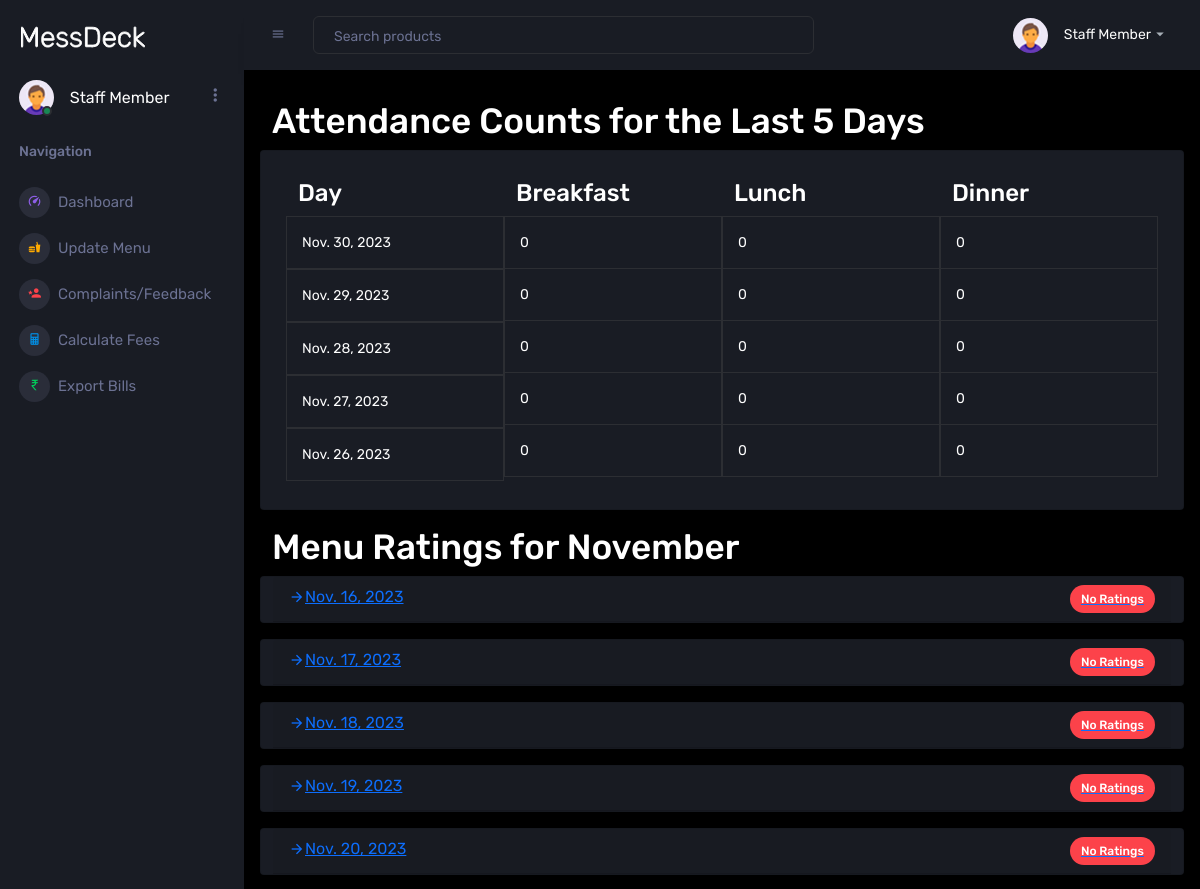
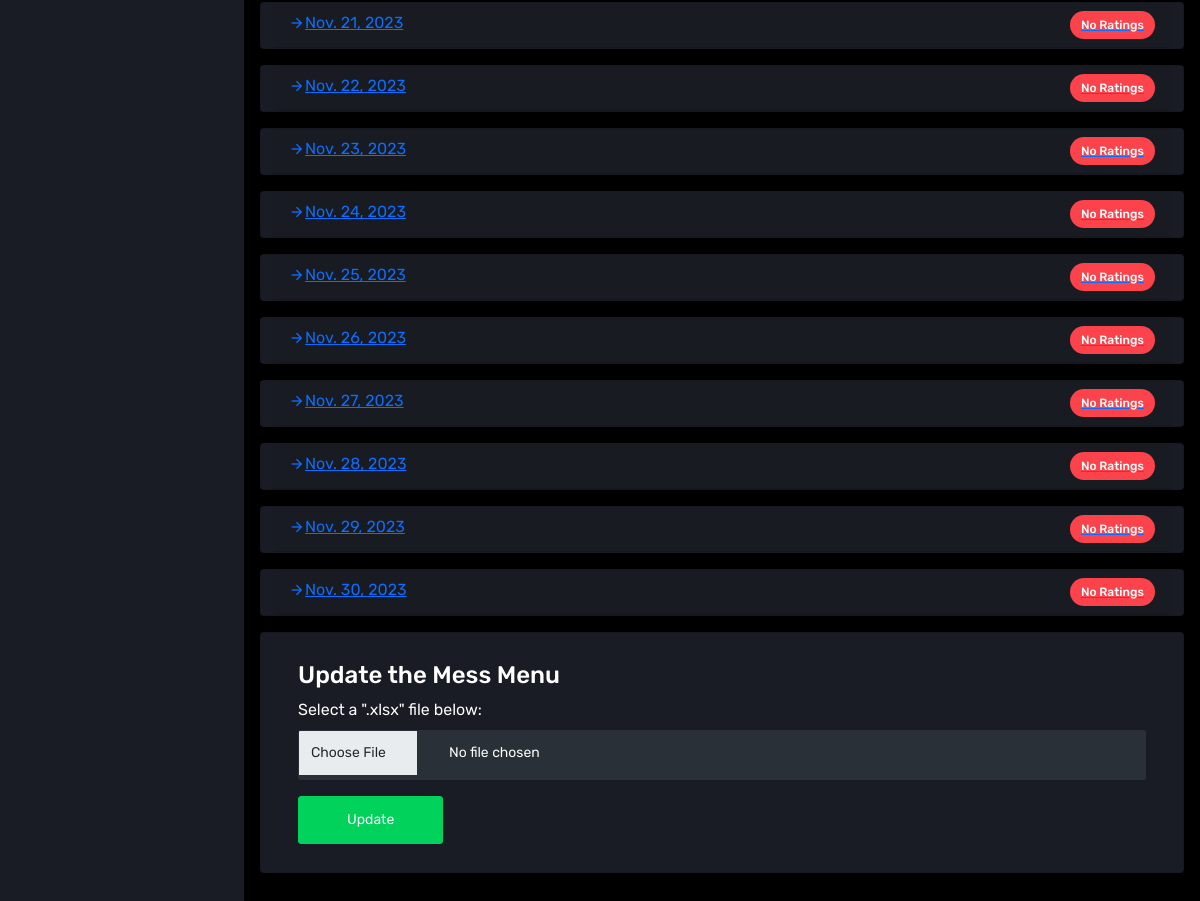
The app's page /staff/dashboard/ (signed in) with its own data (2 pictures, top to bottom).
### staff_dashboard/models.py (models this page shows)
class Menu(models.Model):
    id = models.UUIDField(primary_key=True, default=uuid.uuid4, editable=False)
    date = models.DateField(unique=True)
    breakfast = models.JSONField()
    lunch = models.JSONField()
    dinner = models.JSONField()

### staff_dashboard/views.py (the view, shortened to what this page needs)
# urls.py: path("dashboard/", dashboard_view, name="staffdashboard"),
@login_required(login_url="login")
def dashboard_view(request):
    if not request.user.is_staff:
        return redirect("studentdashboard")
    all_menus = Menu.objects.filter(
        date__year=(timezone.now()).year, date__month=(timezone.now()).month
    )
    overall_item_ratings = {}
    for menu in all_menus:
        item_ratings = {}
        for item in menu.breakfast + menu.lunch + menu.dinner:
            food_rating, created = FoodRating.objects.get_or_create(
                menu=menu, item=item
            )
            ratings_list = food_rating.get_ratings_list()
            avg_rating = (
                round(sum(ratings_list) / len(ratings_list), 2) if ratings_list else 0
            )
            item_ratings[item] = avg_rating
            if item in overall_item_ratings:
                overall_item_ratings[item].append(avg_rating)
            else:
                overall_item_ratings[item] = [avg_rating]
        overall_ratings = FoodRating.objects.filter(menu=menu).aggregate(
            overall_avg=Avg("ratings")
        )
        menu.item_ratings = item_ratings
    dates = [timezone.now().date() - timedelta(days=i) for i in range(5)]
    meals = ["Breakfast", "Lunch", "Dinner"]
    attendance_counts = []
    for meal in meals:
        meal_data = {"meal": meal, "counts": [], "dates": []}
        for date in dates:
            count = (
                Attendance.objects.filter(meal=meal, date=date)
                .values("user")
                .annotate(count=Count("user"))
                .count()
            )
            meal_data["counts"].append(count)
        attendance_counts.append(meal_data)
    context = {
        "all_menus": all_menus,
        "overall_item_ratings": overall_item_ratings,
        "month": timezone.now().strftime("%B"),
        "last_five_days": dates,
        "attendance_counts": attendance_counts,
    }
    return render(request, "staff_dashboard/dashboard.html", context)

### staff_dashboard/models.py (called while the page is built)
    def get_ratings_list(self):
        return [int(r) for r in self.ratings.split(",")] if self.ratings else []

### student_dashboard/templatetags/custom_filters.py (called while the page is built)
@register.filter(name="remove_spaces")
def remove_spaces(value):
    return str(value).replace(" ", "")

@register.filter(name="average_ratings")
def average_ratings(value):
    value = list(value)
    value = [int(i) for i in value]
    value = [i for i in value if i != 0]
    if sum(value) == 0:
        return 0
    return sum(value) / len(value)

@register.filter(name="title_case")
def title_case(value):
    return str(value).title()

### templates/staff_dashboard/dashboard.html (shortened to what this page needs)
{% extends 'base_dashboard.html' %}
{% load static %}
{% load custom_filters %}
{% block content1 %}
<div class="content-wrapper">
  <div class="row">
    <h1>Attendance Counts for the Last 5 Days</h1>
    <div class="card mb-3">
      <div class="card-body">
        <div class="row">
          <div class="col-sm-3">
            <h3>Day</h3>
            {% for day in last_five_days %}
            <div class="row icons-list">
              <div>{{ day }}</div>
            </div>
            {% endfor %}
          </div>
          {% for meal_data in attendance_counts %}
          <div class="col-sm-3">
            <h3>{{ meal_data.meal }}</h3>
            <div class="row icons-list">
              {% for count in meal_data.counts %}
              <div>{{ count }}</div>
              {% endfor %}
            </div>
          </div>
          {% endfor %}
        </div>
      </div>
    </div>
    <h1>Menu Ratings for {{month}}</h1>
    {% for menu in all_menus %}
    <div class="card mb-3">
      <div class="card-header">
        <a data-bs-toggle="collapse" href="#collapse-{{menu.date|remove_spaces}}" role="button" aria-expanded="false"
          aria-controls="collapse-{{menu.date|remove_spaces}}">
          <div style="display: flex; justify-content: space-between;">
            <span>
              <i class="mdi mdi-arrow-right float-start"></i>
              {{menu.date}}</span> {% if menu.item_ratings.values|average_ratings == 0 %}
            <span class="badge badge-pill badge-danger">No Ratings</span>
            {% elif menu.item_ratings.values|average_ratings < 2 %} <span class="badge badge-pill badge-danger">
              {{menu.item_ratings.values|average_ratings}}</span>
              {% elif menu.item_ratings.values|average_ratings < 3 %} <span class="badge badge-pill badge-warning">
                {{menu.item_ratings.values|average_ratings}}</span>
                {% elif menu.item_ratings.values|average_ratings < 4 %} <span class="badge badge-pill badge-info">
                  {{menu.item_ratings.values|average_ratings}}</span>
                  {% else %}
                  <span class="badge badge-pill badge-success">{{menu.item_ratings.values|average_ratings}}</span>
                  {% endif %}
          </div>
        </a>
      </div>
    </div>
    {% endfor %}
    <div class="card">
      <div class="card-body">
        <div id="update-menu" class="row">
          <h3>Update the Mess Menu</h3>
          <form action="" method="POST" enctype="multipart/form-data">
            <label for="formFileLg" class="form-label">Select a ".xlsx" file below:</label>
            <input name="update_menu" class="form-control form-control-lg" id="formFileLg" type="file" accept=".xlsx" />
            <button class="btn btn-lg mt-3 px-5 btn-success" type="submit">
              Update
            </button>
          </form>
        </div>
      </div>
    </div>
  </div>
</div>
{% endblock content1 %}

### templates/base_dashboard.html (shortened to what this page needs)
{% extends 'base.html' %}
{% load static %}
{% load custom_filters %}
{% block content %}
<div class="container-scroller">
  <nav class="sidebar sidebar-offcanvas" id="sidebar">
    <div class="sidebar-brand-wrapper d-none d-lg-flex align-items-center justify-content-center fixed-top">
      {% if user.is_staff %}
      <a class="sidebar-brand brand-logo" href="{% url 'staffdashboard' %}"><img
          src="{% static 'assets/images/md_logo.svg' %}" alt="logo" /></a>
      {% else %}
      <a class="sidebar-brand brand-logo" href="{% url 'studentdashboard' %}"><img
          src="{% static 'assets/images/md_logo.svg' %}" alt="logo" /></a>
      <a class="sidebar-brand brand-logo-mini" href="{% url 'studentdashboard' %}"><img
          src="{% static 'assets/images/md_logo-mini.svg' %}" alt="logo" /></a>
      {% endif %}
    </div>
    <ul class="nav">
      <li class="nav-item profile">
        <div class="profile-desc">
          <div class="profile-pic">
            <div class="count-indicator">
              {% if user.is_staff %}
              <img class="img-xs rounded-circle " src="{% static 'assets/images/faces-clipart/pic-1.png' %}" alt="">
              {% else %}
              <img class="img-xs rounded-circle " src="{{user.socialaccount_set.all.0.get_avatar_url}}" alt="">
              {% endif %}
              <span class="count bg-success"></span>
            </div>
            <div class="profile-name">
              <h5 class="mb-0 font-weight-normal">{{user.first_name|title_case}} {{user.last_name|title_case}}</h5>
            </div>
          </div>
          <a href="#" id="profile-dropdown" data-bs-toggle="dropdown"><i class="mdi mdi-dots-vertical"></i></a>
        </div>
      </li>
      <li class="nav-item nav-category">
        <span class="nav-link">Navigation</span>
      </li>
      {% if user.is_staff %}
      <li class="nav-item menu-items">
        <a class="nav-link" href="{% url 'staffdashboard' %}">
          <span class="menu-icon">
            <i class="mdi mdi-speedometer"></i>
          </span>
          <span class="menu-title">Dashboard</span>
        </a>
      </li>
      <li class="nav-item menu-items">
        <a class="nav-link" href="{% url 'staffdashboard' %}#update-menu">
          <span class="menu-icon">
            <i class="mdi mdi-food"></i>
          </span>
          <span class="menu-title">Update Menu</span>
        </a>
      </li>
      <li class="nav-item menu-items">
        <a class="nav-link" href="{% url 'staffcomplaints' %}">
          <span class="menu-icon">
            <i class="mdi mdi-account-star"></i>
          </span>
          <span class="menu-title">Complaints/Feedback</span>
        </a>
      </li>
      <li class="nav-item menu-items">
        <a class="nav-link" href="{% url 'calculate_fees' %}">
          <span class="menu-icon">
            <i class="mdi mdi-calculator"></i>
          </span>
          <span class="menu-title">Calculate Fees</span>
        </a>
      </li>
      <li class="nav-item menu-items">
        <a class="nav-link" href="{% url 'export_bills' %}">
          <span class="menu-icon">
            <i class="mdi mdi-currency-inr"></i>
          </span>
          <span class="menu-title">Export Bills</span>
        </a>
      </li>
      {% endif %}
    </ul>
  </nav>
  <div class="container-fluid page-body-wrapper">
    <nav class="navbar p-0 fixed-top d-flex flex-row">
      <div class="navbar-menu-wrapper flex-grow d-flex align-items-stretch">
        <button class="navbar-toggler navbar-toggler align-self-center" type="button" data-toggle="minimize">
          <span class="mdi mdi-menu"></span>
        </button>
        <ul class="navbar-nav w-100">
          <li class="nav-item w-100">
            <form class="nav-link mt-2 mt-md-0 d-none d-lg-flex search">
              <input type="text" class="form-control" placeholder="Search products">
            </form>
          </li>
        </ul>
        <ul class="navbar-nav navbar-nav-right">
          <li class="nav-item dropdown">
            <a class="nav-link" id="profileDropdown" href="#" data-bs-toggle="dropdown">
              <div class="navbar-profile">
                {% if user.is_staff %}
                <img class="img-xs rounded-circle " src="{% static 'assets/images/faces-clipart/pic-1.png' %}" alt="">
                {% else %}
                <img class="img-xs rounded-circle " src="{{user.socialaccount_set.all.0.get_avatar_url}}" alt="">
                {% endif %}
                <p class="mb-0 d-none d-sm-block navbar-profile-name">{{user.first_name|title_case}}
                  {{user.last_name|title_case}}</p>
                <i class="mdi mdi-menu-down d-none d-sm-block"></i>
              </div>
            </a>
          </li>
        </ul>
      </div>
    </nav>
    <div class="main-panel">
      {% block content1 %} {% endblock content1 %}
    </div>
  </div>
</div>
{% endblock %}

### templates/base.html (shortened to what this page needs)
{% load static %}
{% load custom_filters %}
<!DOCTYPE html>
<html lang="en">
<head>
    <link rel="stylesheet" href="{% static 'assets/vendors/mdi/css/materialdesignicons.min.css' %}">
    <link rel="stylesheet" href="{% static 'assets/vendors/css/vendor.bundle.base.css' %}">
    <link rel="stylesheet" href="{% static 'assets/vendors/jvectormap/jquery-jvectormap.css' %}">
    <link rel="stylesheet" href="{% static 'assets/vendors/flag-icon-css/css/flag-icon.min.css' %}">
    <link rel="stylesheet" href="{% static 'assets/vendors/owl-carousel-2/owl.carousel.min.css' %}">
    <link rel="stylesheet" href="{% static 'assets/vendors/owl-carousel-2/owl.theme.default.min.css' %}">
    <link rel="stylesheet" href="{% static 'assets/css/style.css' %}">
    <link rel="stylesheet" href="{% static 'assets/css/global.css' %}">
</head>
<body>
    {% block content %}
    {% endblock %}
</body>
</html>

### static/assets/css/global.css (style rules this page uses)
.card-header .mdi-arrow-right { transition: 0.3s transform ease-in-out; }

### records on screen
Menu: date "Nov. 16, 2023", shows "No Ratings"
Menu: date "Nov. 17, 2023", shows "No Ratings"
Menu: date "Nov. 18, 2023", shows "No Ratings"
Menu: date "Nov. 19, 2023", shows "No Ratings"
Menu: date "Nov. 20, 2023", shows "No Ratings"
Menu: date "Nov. 21, 2023", shows "No Ratings"
Menu: date "Nov. 22, 2023", shows "No Ratings"
Menu: date "Nov. 23, 2023", shows "No Ratings"
Menu: date "Nov. 24, 2023", shows "No Ratings"
Menu: date "Nov. 25, 2023", shows "No Ratings"
Menu: date "Nov. 26, 2023", shows "No Ratings"
Menu: date "Nov. 27, 2023", shows "No Ratings"
Menu: date "Nov. 28, 2023", shows "No Ratings"
Menu: date "Nov. 29, 2023", shows "No Ratings"
Menu: date "Nov. 30, 2023", shows "No Ratings"

### other values on screen
{{ user.first_name|title_case }} "Staff"
{{ user.last_name|title_case }} "Member"
{{ day }} "Nov. 30, 2023" "Nov. 29, 2023" "Nov. 28, 2023" "Nov. 27, 2023" "Nov. 26, 2023"
{{ meal_data.meal }} "Breakfast" "Lunch" "Dinner"
{{ count }} "0" "0" "0" "0" "0" "0" "0" "0" "0" "0" "0" "0" "0" "0" "0"
